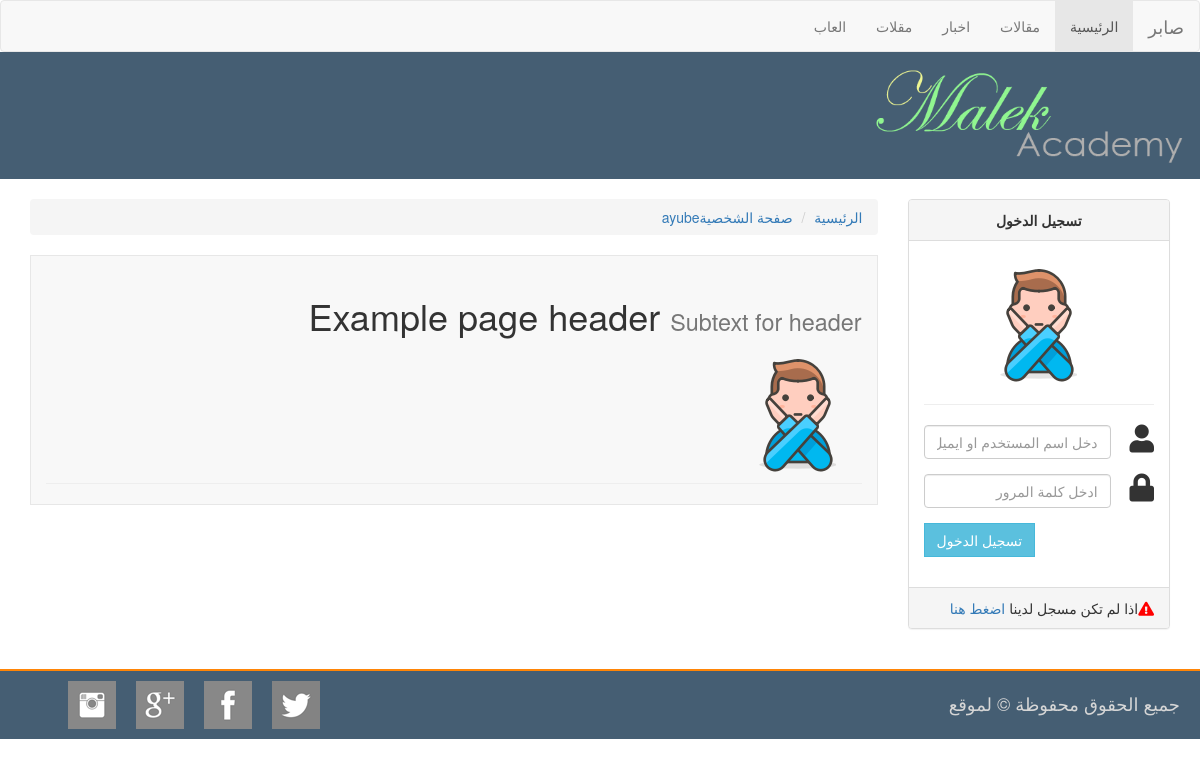
/profile.php?user=2, run on the app's committed database.
### tables this page shows
CREATE TABLE `setting` (
  `id` int(11) NOT NULL,
  `name` varchar(255) NOT NULL,
  `logo` varchar(255) NOT NULL,
  `slid` varchar(255) NOT NULL,
  `nslid` int(11) NOT NULL,
  `sec1` varchar(255) NOT NULL,
  `nsec1` int(11) NOT NULL,
  `sec2` varchar(255) NOT NULL,
  `nsec2` int(11) NOT NULL,
  `tab1` varchar(255) NOT NULL,
  `ntab1` int(11) NOT NULL,
  `tab2` varchar(255) NOT NULL,
  `ntab2` int(11) NOT NULL,
  `tab3` varchar(255) NOT NULL,
  `ntab3` int(11) NOT NULL,
  `face` varchar(255) NOT NULL,
  `twit` varchar(255) NOT NULL,
  `yout` varchar(255) NOT NULL,
  `inst` varchar(255) NOT NULL
);

CREATE TABLE `categories` (
  `id` int(11) NOT NULL,
  `cat` varchar(255) NOT NULL
);

CREATE TABLE `users` (
  `id` int(11) NOT NULL,
  `username` varchar(255) NOT NULL,
  `email` varchar(255) NOT NULL,
  `password` varchar(255) NOT NULL,
  `gender` int(11) NOT NULL,
  `img` varchar(255) NOT NULL,
  `about` varchar(255) NOT NULL,
  `twit` varchar(255) NOT NULL,
  `face` varchar(255) NOT NULL,
  `yout` varchar(255) NOT NULL,
  `regdata` varchar(255) NOT NULL,
  `roll` int(11) NOT NULL DEFAULT 0
);

### profile.php (the view, shortened to what this page needs)
<?php
include_once 'include/header.php';
include_once 'include/asidpar.php';
$id=$_GET['user'];
$stmt=$con->prepare("select * from users where id=?");
$stmt->execute(array($id));
$user=$stmt->fetch();
?>
<article class="col-md-9 col-lg-9 ">
<ol class="breadcrumb">
  <li><a href="index">الرئيسية</a></li>
  <li><a href="#">صفحة الشخصية<?php echo $user['username']?></a></li>
</ol>
<div class="col-lg-12 art_bg">
   <div class="page-header">
  <h1>Example page header <small>Subtext for header</small></h1>
       <img src="<?php echo $user['img']?>">
</div>
    </div>
</article>
<?php include_once 'include/footer.php';?>

### include/header.php (shortened to what this page needs)
<?php
include 'connect.php';
include 'function.php';
$stmt=$con->prepare("select * from setting");
$stmt->execute();
$setting=$stmt->fetch();
?>
<!DOCTYPE html>
<html lang="en">
  <head>
    <link href="css/bootstrap.min.css" rel="stylesheet">
    <link href="css/bootstrap-rtl.min.css" rel="stylesheet">
    <link href="css/style.css" rel="stylesheet">
      <link rel="stylesheet" href="https://use.fontawesome.com/releases/v5.7.1/css/all.css">
  </head>
  <body>
<nav class="navbar navbar-default">
  <div class="container-fluid">
    <div class="navbar-header">
      <a class="navbar-brand" href="index.php"><?php echo $setting['name']?></a>
    </div>
    <div class="collapse navbar-collapse" id="bs-example-navbar-collapse-1">
      <ul class="nav navbar-nav">
        <li class="active"><a href="index.php">الرئيسية <span class="sr-only">(current)</span></a></li>
        <li><a href="categories.php">مقالات</a></li>
           <?php
          $stmt=$con->prepare("select * from categories");
          $stmt->execute();
          $cats=$stmt->fetchAll();
          foreach($cats as $cat){
              echo '<li><a href="post.php">'.$cat['cat'].'</a></li>';
          }
          ?>
      </ul>
    </div>
  </div>
</nav>
<section id="logo">
	<img src="images/logo.png" width="320px" />
</section>
<section class="container-fluid" style="margin-top: 20px;">

### include/asidpar.php
<aside class="col-md-3 clo-lg-3 sid_bg">
<div class="col-md-12">
          <div class="row">
              <?php
              loginarea();
              ?>
          </div>
          </div>
</aside>

### include/function.php (shortened to what this page needs)
<?php
function loginarea(){
    if(isset($_SESSION['id'])){
        echo '
            <div class="panel panel-default">
  <div class="panel-heading text-center"><b>اهلا وسهلا بك يا '. $_SESSION ['user'].'</b></div>
  <div class="panel-body">
      <div class="text-center " style="margin-bottom:10px">
      <img src="'. $_SESSION['img'].'" width="128px">
      </div>
      <hr>
 <div class="col-md-12">
      <div class="row">
     <p><b>البريد الالكتروني</b>:'. $_SESSION['email'].'</p>
     <p><b>روابط لديك</b>:
   <a href="'. $_SESSION['face'].'" target="_blank" style="margin:0 5px"><i class="fab fa-facebook-square"></i></a>
         <a href="'.$_SESSION['twit'].'" target="_blank" style="margin:0 5px"><i class="fab fa-twitter"></i></a>
         <a href="'. $_SESSION['yout'].'" target="_blank" style="margin:0 5px"><i class="fab fa-youtube"></i></a>
          </p>
     </div>
      </div>
  </div>
  <div class="panel-footer">
<div class="col-md-12">
      <div class="row">
          <div class="col-md-6">
    <a class="btn btn-info btn-sm pull-right" href="profile.php?user='.$_SESSION['id'].'">الصفحة الشخصية</a>
          </div>
          <div class="col-md-6">
          ';
        if($_SESSION['roll']==1){
              echo'
    <a class="btn btn-danger btn-sm pull-left" href="admin/index.php">لوحة التحكم</a>';
        }
        echo'
          </div>
    </div>
      </div>
    <div class="clearfix"></div>
                </div>
</div>
            ';
    }else{
        echo '
            <div class="panel panel-default">
  <div class="panel-heading text-center"><b>تسجيل الدخول</b></div>
  <div class="panel-body">
      <div class="text-center " style="margin-bottom:10px">
      <img src="images/user.png" width="128px">
      </div>
      <hr>
   <form class="form-horizontal" action="include/login.php" method="post"  id="login" >
  <div class="form-group">
    <label for="exampleInputEmail1" class="col-md-2"><i class="fa fa-user fa-2x"></i></label>
      <div class="col-md-10">
    <input type="text" class="form-control" id="exampleInputEmail1" placeholder="دخل اسم المستخدم او ايميل" name="user">
  </div></div>
  <div class="form-group">
    <label for="exampleInputPassword1" class="col-md-2"><i class="fa fa-lock fa-2x"></i></label>
      <div class="col-md-10">
    <input type="password" class="form-control" id="exampleInputPassword1" placeholder="ادخل كلمة المرور" name="pass">
      </div></div>
       <div id="resolt" style="text-align:center"></div>
  <div class="form-group">      <div class="col-sm-10 pull-left">
  <button type="submit" class="btn btn-info text-center pull-left" name="login">تسجيل الدخول</button>
      </div></div>
</form>
  </div>
  <div class="panel-footer"><i class="fas fa-exclamation-triangle" style="color:red"></i>اذا لم تكن مسجل لدينا <a href="register.php">اضغط هنا</a></div>
</div>
        ';
    }
}
?>

### include/footer.php (shortened to what this page needs)
</section>
<section class="container-fluid" style="margin-top: 20px;">
<div class="copyright">
        <div class="col-lg-8 col-sm-9 text-right" id="footertext"> جميع الحقوق محفوظة © لموقع  </div>
		<div class="col-lg-4 col-sm-4 text-left">
					<a href="<?php echo $setting['face']?>" target="_blank"><div class="twitter-hover social-slide"></div></a>
					<a href="<?php echo $setting['face']?>" target="_blank"><div class="facebook-hover social-slide"></div></a>
					<a href="<?php echo $setting['yout']?>" target="_blank"><div class="google-hover social-slide"></div></a>
					<a href="<?php echo $setting['inst']?>" target="_blank"><div class="instagram-hover social-slide"></div></a>
		</div>
	<div class="clearfix"></div>
</div>
</section>
  </body>
</html>

### css/style.css (style rules this page uses)
.navbar { margin-bottom: 0px; }
#logo { background: #455E73; padding: 10px; }
.art_bg { background: #F8F8F8; border: solid 1px #E7E7E7; }
.btn { border-radius: 0px; }
#footertext { padding: 20px; font-size: 18px; color: #D6D6D6; }
.copyright { background: #455E73;color: #E6E5E5;border-top: solid 2px #FF8507;margin-right: -15px;margin-left: -15px;font-size: 15px; }
.social-slide { height: 48px; width: 48px; margin: 10px; float: left; -webkit-transition: all ease 0.3s; -moz-transition: all ease 0.3s; -o-transition: all ease 0.3s; -ms-transition: all ease 0.3s; transition: all ease 0.3s; }
.twitter-hover { background-image: url('../images/icons/twitter-hover.png'); height: 48px; width: 48; float: right; margin-right: 65px; }
.facebook-hover { background-image: url('../images/icons/facebook-hover.png'); height: 48px; width: 48; float: right; }
.google-hover { background-image: url('../images/icons/google-hover.png'); height: 48px; width: 48; float: right; }
.instagram-hover { background-image: url('../images/icons/instagram-hover.png'); height: 48px; width: 48; float: right; }

### data on the page
setting: name "صابر"
categories: cat "اخبار"
categories: cat "مقلات"
categories: cat "العاب"
users: username "ayube", img (picture)
